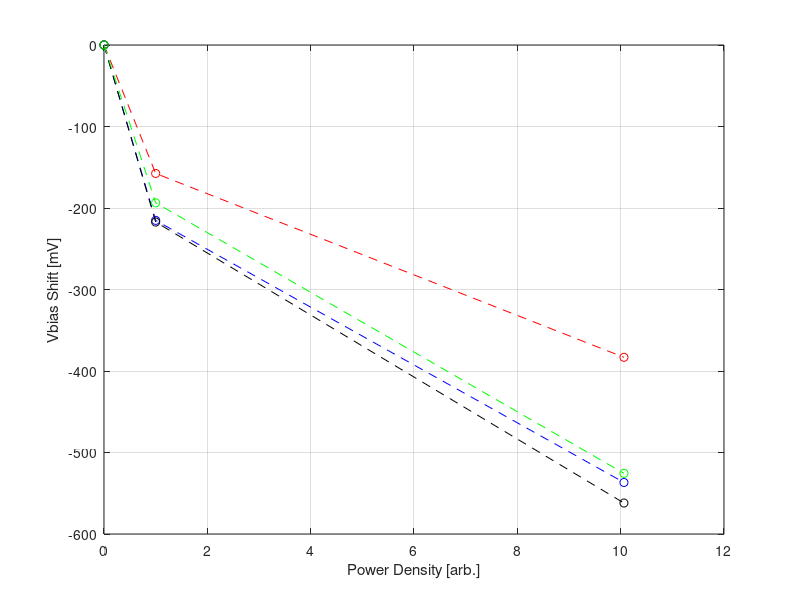

The MATLAB script that drew this image:
%{
%InAs

A = pi*(1e-3/2)^2;
Power = [0, 3.15, 20.6, 81]/A; %mW

Vbias_zero_arrayNW = [(-6.4+2.4)/2, -342, -427.2, -479.5]; %mV
Vbias_zero_singleNW = [(-22.8+18.8)/2, -171.2, (-225.6-211.5)/2, -223.2]; %mV

figure;
plot(Power/Power(2),Vbias_zero_arrayNW-Vbias_zero_arrayNW(1),'ro--');hold on;
plot(Power/Power(2),Vbias_zero_singleNW-Vbias_zero_singleNW(1),'bo--');hold off;
grid on;
ylabel('Vbias Shift [mV]');xlabel('Power Density [arb.]');

%}

%GaAs

A = pi*(1e-3/2)^2;
Power = [0, 3.15, 31.7]/A; %mW

Vbias_zero_array(1,:) = [-6.8, -164.4, -390]; %mV M1
Vbias_zero_array(2,:) = [-8.8, -224, -545.6]; %mV M2
Vbias_zero_array(3,:) = [-11.6, -228.8, -573.6]; %mV M3
Vbias_zero_array(4,:) = [-7.6, -201.2, -533.2]; %mV M4

figure;
plot(Power/Power(2),Vbias_zero_array(1,:)-Vbias_zero_array(1,1),'ro--');hold on;
plot(Power/Power(2),Vbias_zero_array(2,:)-Vbias_zero_array(2,1),'bo--');hold on;
plot(Power/Power(2),Vbias_zero_array(3,:)-Vbias_zero_array(3,1),'ko--');hold on;
plot(Power/Power(2),Vbias_zero_array(4,:)-Vbias_zero_array(4,1),'go--');hold on;
grid on;
ylabel('Vbias Shift [mV]');xlabel('Power Density [arb.]');


